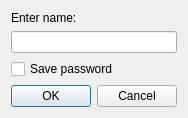
<?xml version="1.0" encoding="UTF-8"?>
<ui version="4.0">
 <class>ConnectionNameDialog</class>
 <widget class="QDialog" name="ConnectionNameDialog">
  <property name="geometry">
   <rect>
    <x>0</x>
    <y>0</y>
    <width>264</width>
    <height>109</height>
   </rect>
  </property>
  <property name="windowTitle">
   <string>Save connection as...</string>
  </property>
  <property name="modal">
   <bool>true</bool>
  </property>
  <layout class="QVBoxLayout" name="verticalLayout">
   <property name="sizeConstraint">
    <enum>QLayout::SetFixedSize</enum>
   </property>
   <item>
    <widget class="QLabel" name="label">
     <property name="text">
      <string>Enter name:</string>
     </property>
    </widget>
   </item>
   <item>
    <widget class="QLineEdit" name="nameLineEdit"/>
   </item>
   <item>
    <widget class="QCheckBox" name="savePasswordCheckBox">
     <property name="text">
      <string>Save password</string>
     </property>
    </widget>
   </item>
   <item>
    <widget class="QDialogButtonBox" name="buttonBox">
     <property name="orientation">
      <enum>Qt::Horizontal</enum>
     </property>
     <property name="standardButtons">
      <set>QDialogButtonBox::Cancel|QDialogButtonBox::Ok</set>
     </property>
    </widget>
   </item>
  </layout>
 </widget>
 <resources/>
 <connections>
  <connection>
   <sender>buttonBox</sender>
   <signal>accepted()</signal>
   <receiver>ConnectionNameDialog</receiver>
   <slot>accept()</slot>
   <hints>
    <hint type="sourcelabel">
     <x>248</x>
     <y>254</y>
    </hint>
    <hint type="destinationlabel">
     <x>157</x>
     <y>274</y>
    </hint>
   </hints>
  </connection>
  <connection>
   <sender>buttonBox</sender>
   <signal>rejected()</signal>
   <receiver>ConnectionNameDialog</receiver>
   <slot>reject()</slot>
   <hints>
    <hint type="sourcelabel">
     <x>316</x>
     <y>260</y>
    </hint>
    <hint type="destinationlabel">
     <x>286</x>
     <y>274</y>
    </hint>
   </hints>
  </connection>
 </connections>
</ui>
